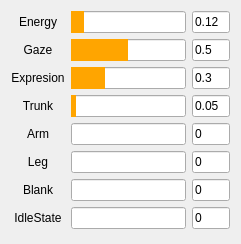
   <widget class="QWidget" name="gridLayoutWidget_2">
    <property name="geometry">
     <rect>
      <x>20</x>
      <y>530</y>
      <width>241</width>
      <height>244</height>
     </rect>
    </property>
    <layout class="QGridLayout" name="gridLayout_3" columnstretch="1,3,1">
     <property name="sizeConstraint">
      <enum>QLayout::SetMinimumSize</enum>
     </property>
     <item row="4" column="2">
      <widget class="QLineEdit" name="lineEdit_body5">
       <property name="text">
        <string>0</string>
       </property>
      </widget>
     </item>
     <item row="0" column="2">
      <widget class="QLineEdit" name="lineEdit_body1">
       <property name="text">
        <string>0.12</string>
       </property>
      </widget>
     </item>
     <item row="3" column="1">
      <widget class="QProgressBar" name="progressBar_body4">
       <property name="styleSheet">
        <string notr="true">QProgressBar::chunk{background:orange}</string>
       </property>
       <property name="value">
        <number>5</number>
       </property>
       <property name="textVisible">
        <bool>false</bool>
       </property>
      </widget>
     </item>
     <item row="5" column="1">
      <widget class="QProgressBar" name="progressBar_body6">
       <property name="styleSheet">
        <string notr="true">QProgressBar::chunk{background:orange}</string>
       </property>
       <property name="value">
        <number>0</number>
       </property>
       <property name="textVisible">
        <bool>false</bool>
       </property>
      </widget>
     </item>
     <item row="6" column="1">
      <widget class="QProgressBar" name="progressBar_body7">
       <property name="styleSheet">
        <string notr="true">QProgressBar::chunk{background:orange}</string>
       </property>
       <property name="value">
        <number>0</number>
       </property>
       <property name="textVisible">
        <bool>false</bool>
       </property>
      </widget>
     </item>
     <item row="5" column="2">
      <widget class="QLineEdit" name="lineEdit_body6">
       <property name="text">
        <string>0</string>
       </property>
      </widget>
     </item>
     <item row="7" column="1">
      <widget class="QProgressBar" name="progressBar_body8_atwork">
       <property name="styleSheet">
        <string notr="true">QProgressBar::chunk{background:orange}</string>
       </property>
       <property name="value">
        <number>0</number>
       </property>
       <property name="textVisible">
        <bool>false</bool>
       </property>
      </widget>
     </item>
     <item row="3" column="2">
      <widget class="QLineEdit" name="lineEdit_body4">
       <property name="text">
        <string>0.05</string>
       </property>
      </widget>
     </item>
     <item row="0" column="1">
      <widget class="QProgressBar" name="progressBar_body1">
       <property name="maximumSize">
        <size>
         <width>1400</width>
         <height>16777215</height>
        </size>
       </property>
       <property name="styleSheet">
        <string notr="true">QProgressBar::chunk{background:orange}</string>
       </property>
       <property name="value">
        <number>12</number>
       </property>
       <property name="textVisible">
        <bool>false</bool>
       </property>
      </widget>
     </item>
     <item row="1" column="2">
      <widget class="QLineEdit" name="lineEdit_body2">
       <property name="text">
        <string>0.5</string>
       </property>
      </widget>
     </item>
     <item row="1" column="1">
      <widget class="QProgressBar" name="progressBar_body2">
       <property name="styleSheet">
        <string notr="true">QProgressBar::chunk{background:orange}</string>
       </property>
       <property name="value">
        <number>50</number>
       </property>
       <property name="textVisible">
        <bool>false</bool>
       </property>
      </widget>
     </item>
     <item row="4" column="1">
      <widget class="QProgressBar" name="progressBar_body5">
       <property name="styleSheet">
        <string notr="true">QProgressBar::chunk{background:orange}</string>
       </property>
       <property name="value">
        <number>0</number>
       </property>
       <property name="textVisible">
        <bool>false</bool>
       </property>
      </widget>
     </item>
     <item row="6" column="2">
      <widget class="QLineEdit" name="lineEdit_body7">
       <property name="text">
        <string>0</string>
       </property>
      </widget>
     </item>
     <item row="2" column="1">
      <widget class="QProgressBar" name="progressBar_body3">
       <property name="styleSheet">
        <string notr="true">QProgressBar::chunk{background:orange}</string>
       </property>
       <property name="value">
        <number>30</number>
       </property>
       <property name="textVisible">
        <bool>false</bool>
       </property>
      </widget>
     </item>
     <item row="2" column="2">
      <widget class="QLineEdit" name="lineEdit_body3">
       <property name="text">
        <string>0.3</string>
       </property>
      </widget>
     </item>
     <item row="7" column="2">
      <widget class="QLineEdit" name="lineEdit_body8">
       <property name="text">
        <string>0</string>
       </property>
      </widget>
     </item>
     <item row="0" column="0">
      <widget class="QLabel" name="label_43">
       <property name="text">
        <string>Energy</string>
       </property>
       <property name="alignment">
        <set>Qt::AlignCenter</set>
       </property>
      </widget>
     </item>
     <item row="1" column="0">
      <widget class="QLabel" name="label_49">
       <property name="text">
        <string>Gaze</string>
       </property>
       <property name="alignment">
        <set>Qt::AlignCenter</set>
       </property>
      </widget>
     </item>
     <item row="2" column="0">
      <widget class="QLabel" name="label_50">
       <property name="text">
        <string>Expresion</string>
       </property>
       <property name="alignment">
        <set>Qt::AlignCenter</set>
       </property>
      </widget>
     </item>
     <item row="3" column="0">
      <widget class="QLabel" name="label_51">
       <property name="text">
        <string>Trunk</string>
       </property>
       <property name="alignment">
        <set>Qt::AlignCenter</set>
       </property>
      </widget>
     </item>
     <item row="4" column="0">
      <widget class="QLabel" name="label_52">
       <property name="contextMenuPolicy">
        <enum>Qt::ActionsContextMenu</enum>
       </property>
       <property name="text">
        <string>Arm</string>
       </property>
       <property name="alignment">
        <set>Qt::AlignCenter</set>
       </property>
      </widget>
     </item>
     <item row="5" column="0">
      <widget class="QLabel" name="label_53">
       <property name="contextMenuPolicy">
        <enum>Qt::ActionsContextMenu</enum>
       </property>
       <property name="text">
        <string>Leg</string>
       </property>
       <property name="alignment">
        <set>Qt::AlignCenter</set>
       </property>
      </widget>
     </item>
     <item row="6" column="0">
      <widget class="QLabel" name="label_54">
       <property name="contextMenuPolicy">
        <enum>Qt::ActionsContextMenu</enum>
       </property>
       <property name="text">
        <string>Blank</string>
       </property>
       <property name="alignment">
        <set>Qt::AlignCenter</set>
       </property>
      </widget>
     </item>
     <item row="7" column="0">
      <widget class="QLabel" name="label_55">
       <property name="contextMenuPolicy">
        <enum>Qt::ActionsContextMenu</enum>
       </property>
       <property name="text">
        <string>IdleState</string>
       </property>
       <property name="alignment">
        <set>Qt::AlignCenter</set>
       </property>
      </widget>
     </item>
    </layout>
   </widget>
